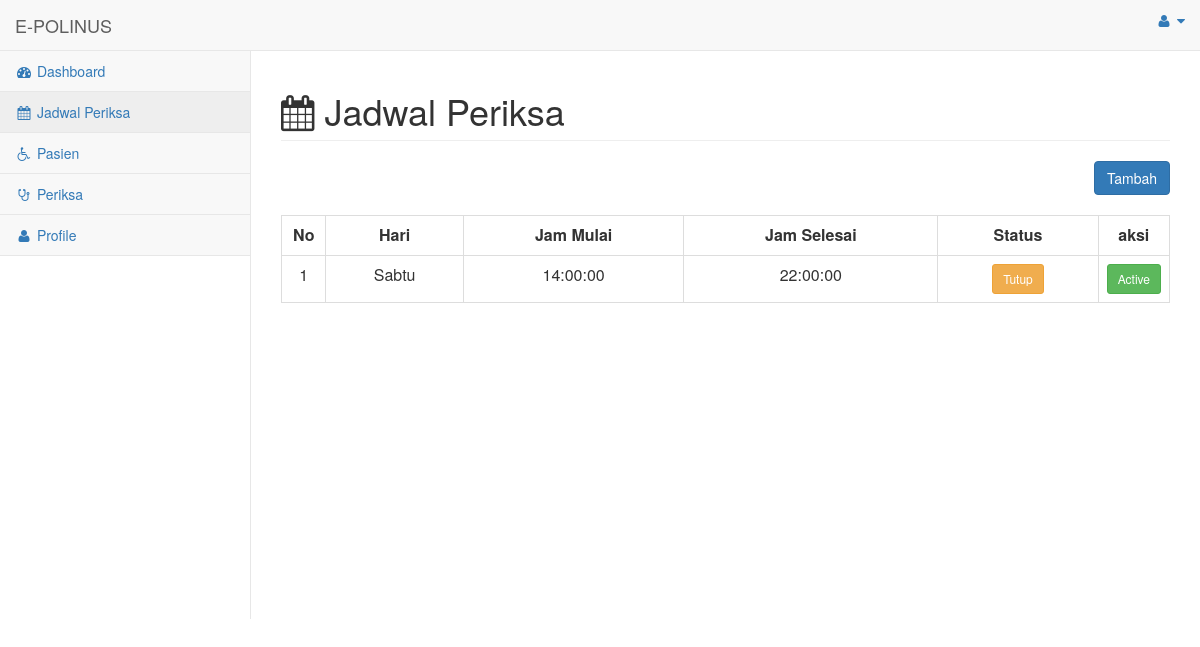
Page /menu/menu_jadwal_periksa.php (signed in) on the committed database.
### tables this page shows
CREATE TABLE `jadwal_periksa` (
  `id_jadwal` int(11) UNSIGNED NOT NULL,
  `id_dokter` int(11) UNSIGNED NOT NULL,
  `hari` enum('Senin','Selasa','Rabu','Kamis','Jumat','Sabtu') NOT NULL,
  `jam_mulai` time NOT NULL,
  `jam_selesai` time NOT NULL,
  `status` tinyint(1) NOT NULL DEFAULT 0
);

### menu/menu_jadwal_periksa.php (the view, shortened to what this page needs)
<html>
<head>
    <link href="../vendor/bootstrap/css/bootstrap.min.css" rel="stylesheet">
    <link href="../vendor/metisMenu/metisMenu.min.css" rel="stylesheet">
    <link href="../dist/css/sb-admin-2.css" rel="stylesheet">
    <link href="../vendor/morrisjs/morris.css" rel="stylesheet">
    <link href="../vendor/font-awesome/css/font-awesome.min.css" rel="stylesheet" type="text/css">
    <link href="../vendor/datatables-plugins/dataTables.bootstrap.css" rel="stylesheet">
    <link href="../vendor/datatables-responsive/dataTables.responsive.css" rel="stylesheet">
    <link rel="stylesheet" href="https://maxcdn.bootstrapcdn.com/bootstrap/3.4.1/css/bootstrap.min.css">
</head>
<body>
<div id="wrapper">
        <nav class="navbar navbar-default navbar-static-top" role="navigation" style="margin-bottom: 0">
            <div class="navbar-header">
                <a class="navbar-brand" >E-POLINUS</a>
            </div>
            <ul class="nav navbar-top-links navbar-right">
                <li class="dropdown">
                    <a class="dropdown-toggle" data-toggle="dropdown" href="#">
                        <i class="fa fa-user fa-fw"></i> <i class="fa fa-caret-down"></i>
                    </a>
                </li>
            </ul>
            <div class="navbar-default sidebar" role="navigation">
                <div class="sidebar-nav navbar-collapse">
                    <ul class="nav" id="side-menu">
                        <li>
                            <a href="../halaman_dokter.php"><i class="fa fa-dashboard fa-fw"></i> Dashboard</a>
                        </li>
                        <li>
                            <a href="menu_jadwal_periksa.php"><i class="fa fa-calendar fa-fw"></i> Jadwal Periksa</a>
                        </li>
                        <li>
                            <a href="menu_pasien_dokter.php"><i class="fa fa-wheelchair fa-fw"></i>  Pasien</a>
                        </li>
                        <li>
                            <a href="menu_periksa.php"><i class="fa fa-stethoscope fa-fw"></i>  Periksa</a>
                        </li>
                        <li>
                            <a href="menu_profile_dokter.php"><i class="fa fa-user fa-fw"></i> Profile</a>
                        </li>
                    </ul>
                </div>
            </div>
        </nav>
<div id="page-wrapper">
            <div class="row">
                <div class="col-lg-12">
                    <h1 class="page-header"><i class="fa fa-calendar"></i> Jadwal Periksa</h1>
                </div>
                <div class="col-lg-12">
                <div style='float: right;' >
                          <button type="button" class="btn btn-primary btn-icon-split" data-toggle="modal" data-target="#myModal">Tambah</button>
	            </div>
	            </div>
            </div>
            <br>
            <div class="card-body">
                <div class="table-responsive">
                    <table class="table table-bordered" id="dataTable" width="100%" cellspacing="0">
                    <tr align="center" style="font-weight:bold">
                    <td width="5%">No</td>
                    <td>Hari</td>
                    <td>Jam Mulai</td>
                    <td>Jam Selesai</td>
                    <td>Status</td>
                    <td width="5%">aksi</td>
                    </tr>
                    <?php
                        include '../koneksi.php';
                        $no = 1;
                        $query = "SELECT * FROM jadwal_periksa WHERE id_dokter= '$_SESSION[id_dokter]'";
                        $result = mysqli_query($koneksi, $query);
                        while ($row = mysqli_fetch_array($result)) :
                            ?>
                                    <tr align="center">
                                    <td><?= $no++ ?></td>
                                    <td><?= $row['hari'] ?></td>
                                    <td><?= $row['jam_mulai'] ?></td>
                                    <td><?= $row['jam_selesai'] ?></td>
                                    <td> <?php
                                        if($row['status'] == 0){
                                            echo '<a class="btn btn-sm btn-warning" >Tutup</a>';
                                        } else{
                                            echo '<a class="btn btn-sm btn-info" >Buka</a>';
                                        }
                                        ?> </td>
                                    <td>
                                        <?php
                                        if($row['status'] == 0){
                                            echo '<a class="btn btn-sm btn-success" href="status.php?id_jadwal=' . $row['id_jadwal'] . '&status=1">Active</a>';
                                        } else{
                                            echo '<a class="btn btn-sm btn-danger" href="status.php?id_jadwal=' . $row['id_jadwal'] . '&status=0">InActive</a>';
                                        }
                                        ?>
                                    </td>
                                    </tr>
                                    <?php endwhile; ?>
                    </table>
                </div>
            </div>
</div>
</div>
</body>
</html>

### rows in the picture
jadwal_periksa: hari "Sabtu", jam_mulai "14:00:00", jam_selesai "22:00:00", status "Tutup"
